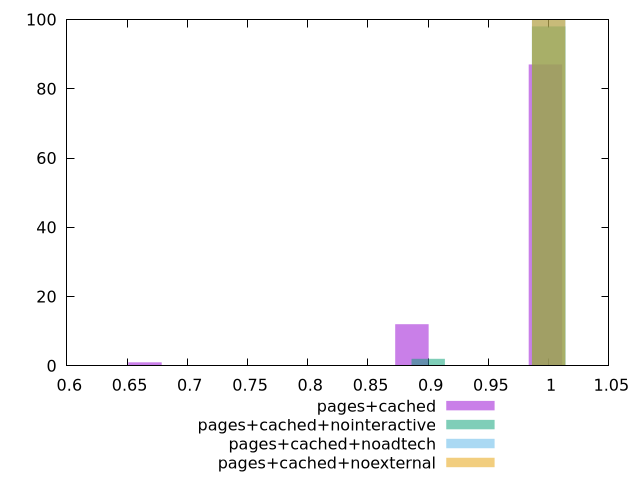

Generate this figure with gnuplot:
$_pagesCached <<EOF
0.6648779375353567 1
0.886503916713809 12
0.9973169063030352 87
EOF
$_pagesCachedNointeractive <<EOF
1 98
0.9 2
EOF
$_pagesCachedNoadtech <<EOF
1 100
EOF
$_pagesCachedNoexternal <<EOF
1 100
EOF
set key outside below
set terminal pngcairo
set output "report_00004_2020-11-02T20-21-41.718Z/unminified-css/unminified-css_pages+cached_pages+cached+nointeractive_pages+cached+noadtech_pages+cached+noexternal+hist.png"
set boxwidth 0.02770324739730653
set style fill transparent solid 0.5 noborder
set yrange [0:100]
plot $_pagesCached title "pages+cached" with boxes ,$_pagesCachedNointeractive title "pages+cached+nointeractive" with boxes ,$_pagesCachedNoadtech title "pages+cached+noadtech" with boxes ,$_pagesCachedNoexternal title "pages+cached+noexternal" with boxes ,
